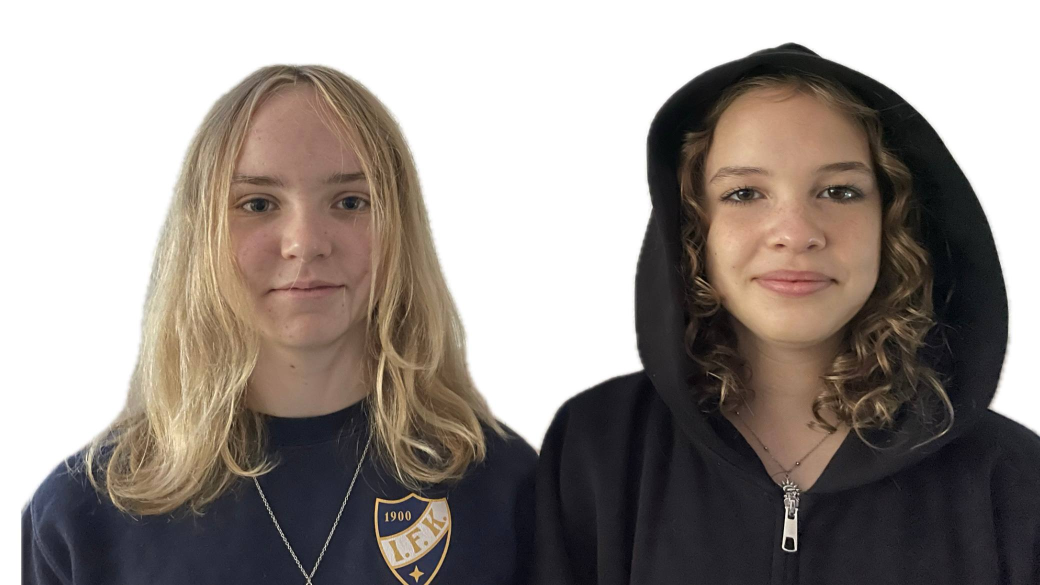
#> input picture images/us.jpg, 2080 x 1170 px (shown at 1/2 size)
$ python HW_less4.py
#> lines starting #> are read from the running program, lines starting #| are printed output that depends on the picture; after the words box and inside, x2 and y2 are one past the last pixel; in counts of white or black regions, pixels touching at a corner belong together
import cv2
import numpy as np
img = cv2.imread('images/us.jpg')
#> img is the input picture: shape (1170, 2080, 3); mean B, G, R 138.4, 143.3, 151.4
scale = 4
img = cv2.resize(img, (img.shape[1] // scale, img.shape[0] // scale))
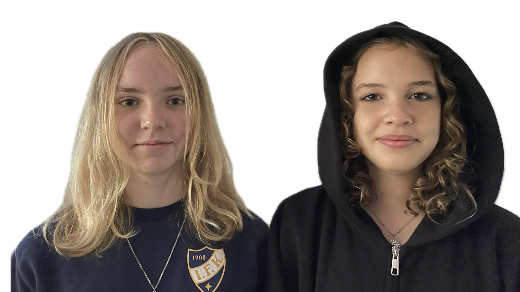
#> img: shape (292, 520, 3); mean B, G, R 138.3, 143.2, 151.3
print(img.shape)
#| (292, 520, 3)
img_copy_color = img.copy()
img_copy = img.copy()
img_copy = cv2.cvtColor(img_copy, cv2.COLOR_BGR2GRAY)
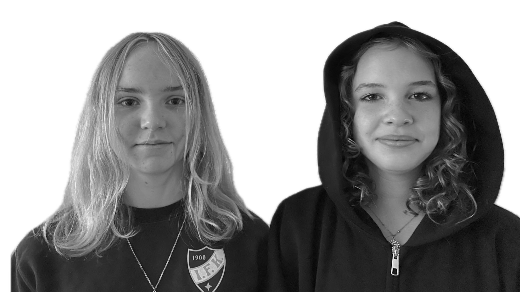
#> img_copy: shape (292, 520); min 2, max 255, mean 145.1
img_copy = cv2.GaussianBlur(img_copy, (5, 5), 2)
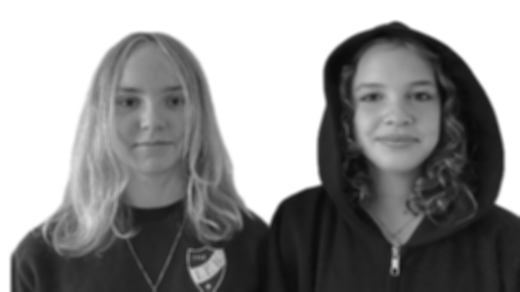
#> img_copy: shape (292, 520); min 10, max 255, mean 145.1
img_copy = cv2.equalizeHist(img_copy)
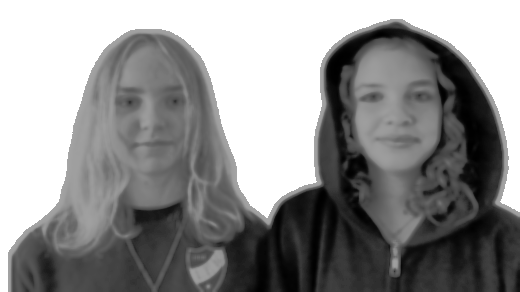
#> img_copy: shape (292, 520); min 0, max 255, mean 143.9
img_copy = cv2.Canny(img_copy, 100, 100)
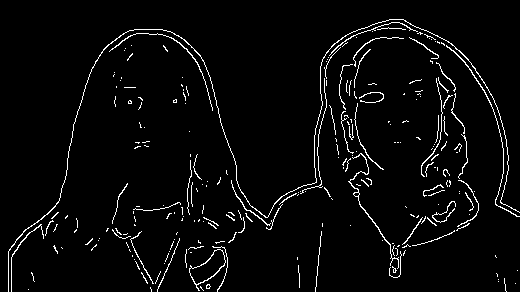
#> img_copy: shape (292, 520); 3.6% white in thin lines or dots
contours, hierarchy = cv2.findContours(img_copy, cv2.RETR_EXTERNAL, cv2.CHAIN_APPROX_SIMPLE)
#> contours = 239 contours, 230 with area under 20; largest, box (x1, y1, x2, y2) and area: (189, 249, 226, 291) 633, (8, 19, 520, 292) 129, (348, 153, 399, 269) 79, (446, 45, 520, 217) 54, (109, 33, 213, 111) 40
for cnt in contours:
    area = cv2.contourArea(cnt)
    if area > 100:
        x, y, w, h = cv2.boundingRect(cnt)
        cv2.drawContours(img_copy_color, [cnt], -1, (0, 255, 0), 2)
        cv2.rectangle(img_copy_color, (x, y), (x + w, y + h), (0, 255, 0), 2)
        text_y = y - 5 if y - 5 > 10 else y + 15
        text = f'x = {x}, y = {y}, S:{int(area)}'
        cv2.putText(img_copy_color, text, (x, text_y),
                    cv2.FONT_HERSHEY_SIMPLEX, 0.5, (0, 0, 255), 1)
#> this loop made 239 passes
#> (area, x, y, w, h, text_y, text) on passes 27, 239: (633, 189, 249, 37, 42, 244, 'x = 189, y = 249, S:633'), (129, 8, 19, 512, 273, 14, 'x = 8, y = 19, S:129')
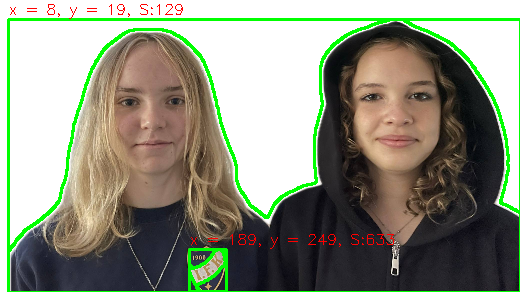
#> img_copy_color: shape (292, 520, 3); 5.37% of pixels changed, all inside (x1, y1, x2, y2) = (7, 4, 520, 292)

cv2.imshow("us", img_copy_color)
cv2.waitKey(0)
cv2.destroyAllWindows()
